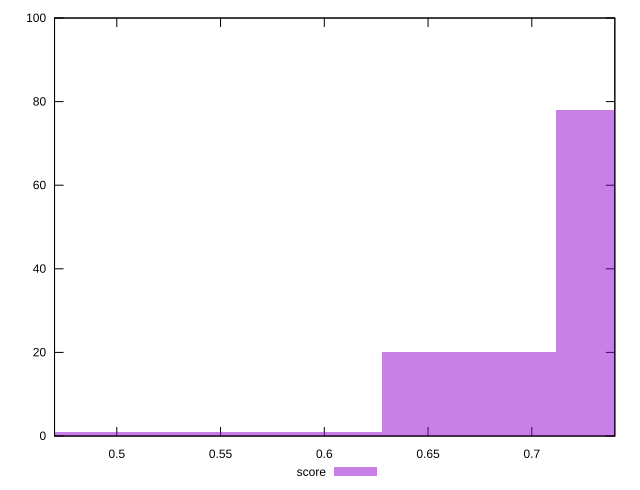

gnuplot code for this plot:
reset

$score <<EOF
0.5023636277033903 1
0.669818170271187 20
0.7535454415550853 78
0.5860908989872886 1
EOF

set key outside below
set boxwidth 0.08372727128389837
set xrange [0.47:0.74]
set yrange [0:100]
set trange [0:100]
set style fill transparent solid 0.5 noborder
set terminal svg size 640, 490 enhanced background rgb 'white'
set output "report_00019_2021-02-10T18-14-37.922Z//render-blocking-resources/samples/pages+cached+noadtech/score/histogram.svg"

plot $score title "score" with boxes

reset
